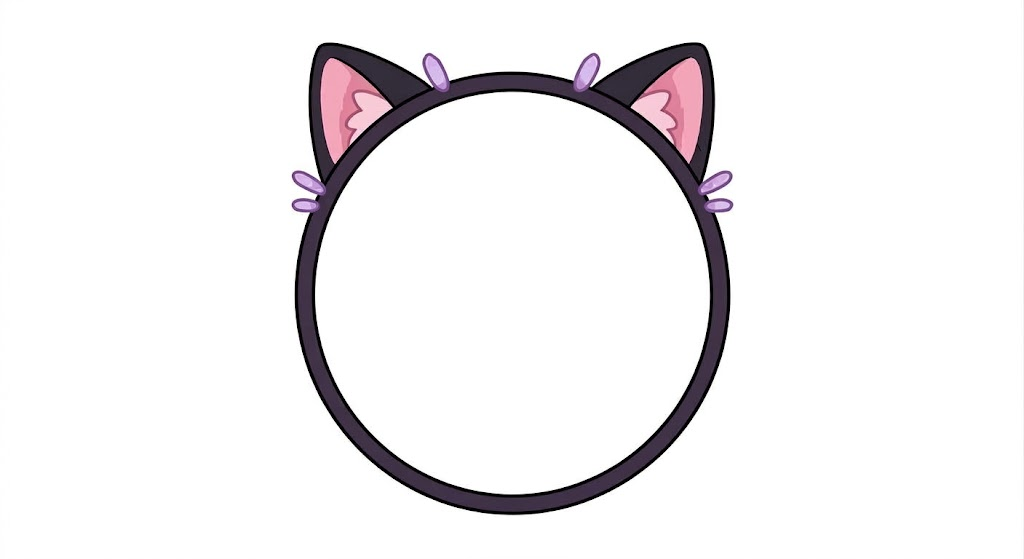
#> input picture img/ilustracoes/Moldura-gatinho-teste-comunidade.jpg, 1024 x 559 px
$ python converter-gatinho.py
#> lines starting #> are read from the running program, lines starting #| are printed output that depends on the picture
"""
converte-gatinho.py — tira o branco de fundo da moldura e vira PNG.

POR QUE ISSO PRECISA EXISTIR

    Uma moldura de avatar tem que ser TRANSPARENTE no meio, para a foto
    aparecer. JPG nao tem canal alfa: o que nao e desenho vira branco
    solido. Ja teve duas versoes do arquivo aqui:

        1. com xadrez cinza no centro (mockup de preview)
        2. com branco solido no centro

    As duas tem o mesmo problema — o centro opaco cobre o avatar. O
    branco e mais facil de remover do que o xadrez, porque nao ha padrao
    que confunda a deteccao de borda: e so um grande bloco quase branco.

    Por isso PNG e nao JPG: so o PNG guarda transparencia.

O QUE O SCRIPT FAZ

    1. Le a imagem.
    2. Mede o que e "quase branco" e "quase preto" na imagem INTEIRA —
       inclusive nas bordas, que tem o mesmo fundo branco.
    3. Aplica um degrade suave: o que e claramente branco vira 100%
       transparente; o que tem qualquer tinta fica opaco. A borda do
       desenho nao fica dura.
    4. Corta a area vazia em volta, para sobrar so a moldura.
    5. Salva PNG em img/molduras/.

    O arquivo original em img/ilustracoes/ NAO e tocado. O branco la
    dentro e o que a ferramenta de design precisa para voce continuar
    mexendo na arte.

 USO:  python ferramentas/converter-gatinho.py
"""

import sys
from pathlib import Path

from PIL import Image

RAIZ = Path(__file__).resolve().parent.parent
ORIGEM = RAIZ / "img" / "ilustracoes" / "Moldura-gatinho-teste-comunidade.jpg"
DESTINO = RAIZ / "img" / "molduras" / "moldura-gatinho-teste.png"

# Abaixo disso o pixel e considerado "papel" e some. Acima, e desenho.
# 232 cobre branco puro e JPEG sujo sem comecar a comer o rosa claro
# do interior das orelhas.
LIMITE_PAPEL = 232

# Faixa de dubia: some completamente. Evita a borda dura que apareceria
# se o alpha fosse um degrau seco entre branco e colorido.
INICIO_SUAVE = LIMITE_PAPEL - 12


def main() -> int:
    if not ORIGEM.exists():
        print(f"  nao achei {ORIGEM}")
        return 1

    imagem = Image.open(ORIGEM).convert("RGBA")
    px = imagem.load()
    largura, altura = imagem.size
#> largura = 1024; altura = 559

    total = largura * altura
#> total = 572416
    became_transparente = 0

    for y in range(altura):
        for x in range(largura):
            r, g, b, _ = px[x, y]

            # min() em vez de media: uma unica banda saturada ja conta
            # como tinta. Usando media, um pixel (250, 250, 200) passaria
            # como papel e abriria um buraco no desenho.
            mais_escuro = min(r, g, b)

            if mais_escuro >= LIMITE_PAPEL:
                alpha = 0
            elif mais_escuro >= INICIO_SUAVE:
                # de 0 a 255, linear entre os dois limites
                alpha = int(255 * (mais_escuro - INICIO_SUAVE) / (LIMITE_PAPEL - INICIO_SUAVE))
            else:
                alpha = 255

            if alpha == 0:
                became_transparente += 1

            px[x, y] = (r, g, b, alpha)
#> after the loop, became_transparente = 523868

    print(f"\n  {ORIGEM.name}: {largura}x{altura}")
#|   Moldura-gatinho-teste-comunidade.jpg: 1024x559
    print(f"  {became_transparente * 100.0 / total:.1f}% da imagem ficou transparente")
#|   91.5% da imagem ficou transparente

    # Corta a margem vazia. Sem isso a moldura fica com uma moldura
    # quadrada invisivel em volta, e o background-size do CSS precisa
    #Rcitar por ela.
    caixa = imagem.getbbox()
#> caixa = (291, 42, 734, 516)
    if caixa:
        imagem = imagem.crop(caixa)
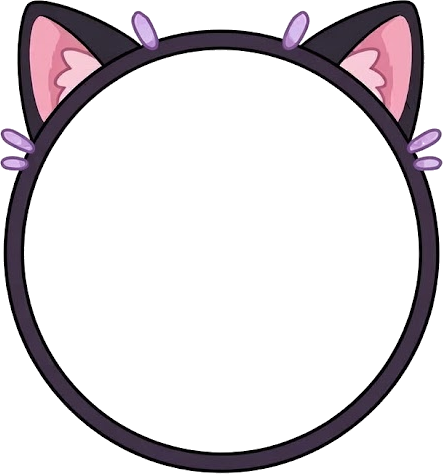
#> imagem: PIL image 443x474 RGBA; mean R, G, B, A 217, 212.2, 215.9, 58.8; transparent parts drawn white
        print(f"  recortado para {imagem.size[0]}x{imagem.size[1]}")
#|   recortado para 443x474

    DESTINO.parent.mkdir(parents=True, exist_ok=True)
    imagem.save(DESTINO, "PNG", optimize=True)

    kb = DESTINO.stat().st_size / 1024
    print(f"  salvo: {DESTINO.relative_to(RAIZ)}  ({kb:.1f} KB)\n")
    return 0


if __name__ == "__main__":
    sys.exit(main())
#> (the program exits here)

$ run again, with img/ilustracoes/A CADEIRA VAZIA.jpg copied over img/ilustracoes/Moldura-gatinho-teste-comunidade.jpg
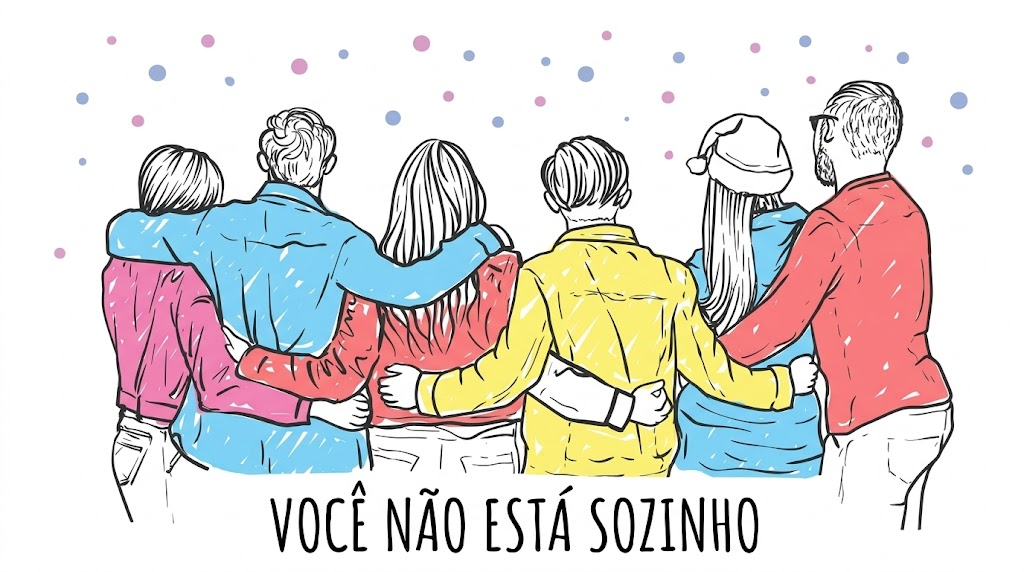
#> input picture img/ilustracoes/A CADEIRA VAZIA.jpg, 1024 x 572 px
#> after the loop in main, `for y in range(altura):`: became_transparente = 365109
#|   Moldura-gatinho-teste-comunidade.jpg: 1024x572
#|   62.3% da imagem ficou transparente
#> caixa = (54, 30, 973, 554)
#> in main, `imagem = imagem.crop(caixa)`:
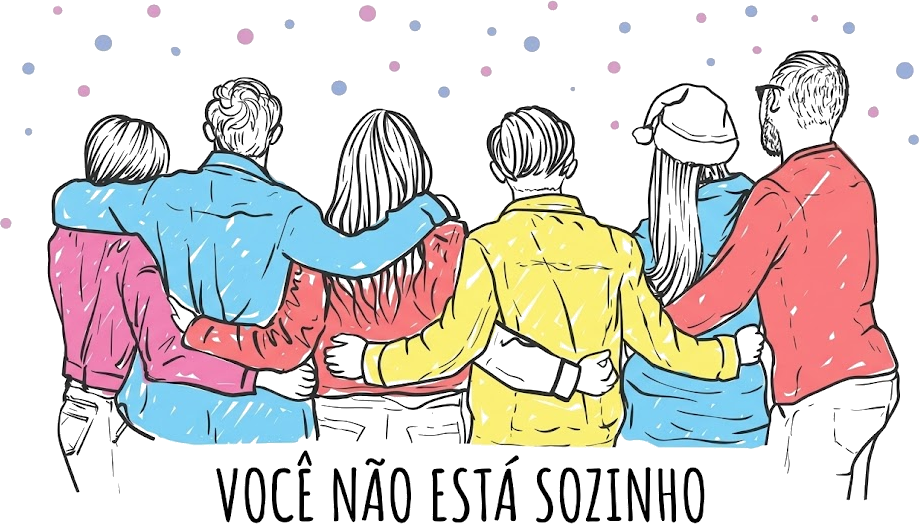
#> imagem: PIL image 919x524 RGBA; mean R, G, B, A 214.6, 207.4, 204.1, 115.8; transparent parts drawn white
#|   recortado para 919x524

$ run again, with img/ilustracoes/A ESTANTE DAS POSSIBILIDADES.jpg copied over img/ilustracoes/Moldura-gatinho-teste-comunidade.jpg
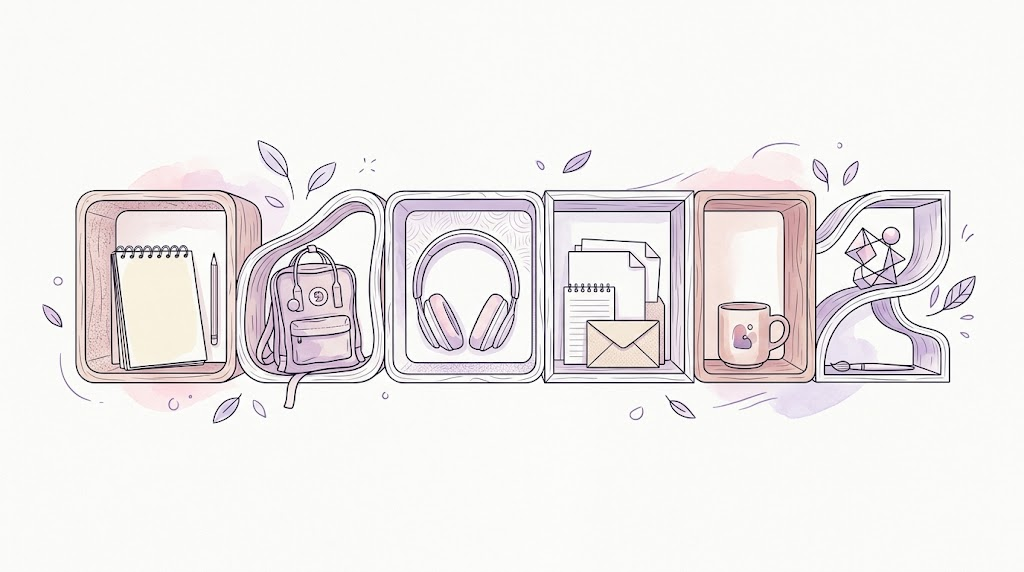
#> input picture img/ilustracoes/A ESTANTE DAS POSSIBILIDADES.jpg, 1024 x 572 px
#> after the loop in main, `for y in range(altura):`: became_transparente = 471485
#|   Moldura-gatinho-teste-comunidade.jpg: 1024x572
#|   80.5% da imagem ficou transparente
#> caixa = (42, 140, 976, 424)
#> in main, `imagem = imagem.crop(caixa)`:
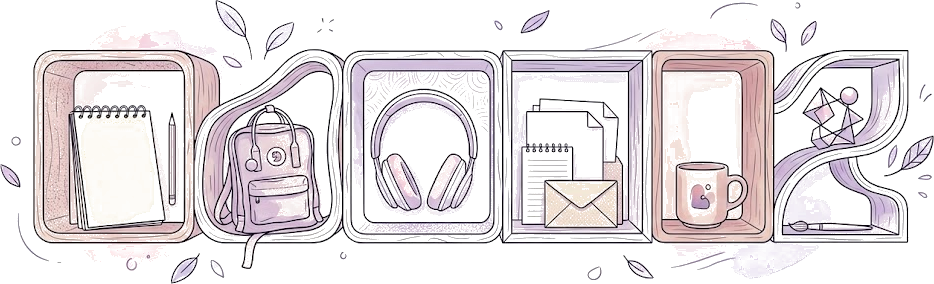
#> imagem: PIL image 934x284 RGBA; mean R, G, B, A 225.7, 218.5, 220.3, 94.2; transparent parts drawn white
#|   recortado para 934x284

$ run again, with img/ilustracoes/A FOLHA ESCRITA.jpg copied over img/ilustracoes/Moldura-gatinho-teste-comunidade.jpg
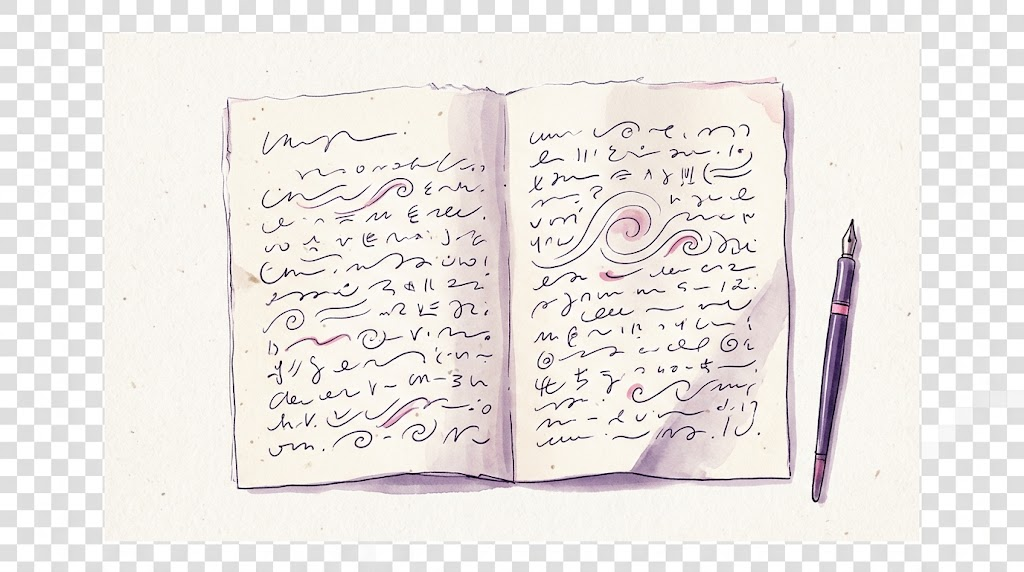
#> input picture img/ilustracoes/A FOLHA ESCRITA.jpg, 1024 x 572 px
#> after the loop in main, `for y in range(altura):`: became_transparente = 401748
#|   Moldura-gatinho-teste-comunidade.jpg: 1024x572
#|   68.6% da imagem ficou transparente
#> caixa = (0, 0, 1024, 572)
#> in main, `imagem = imagem.crop(caixa)`:
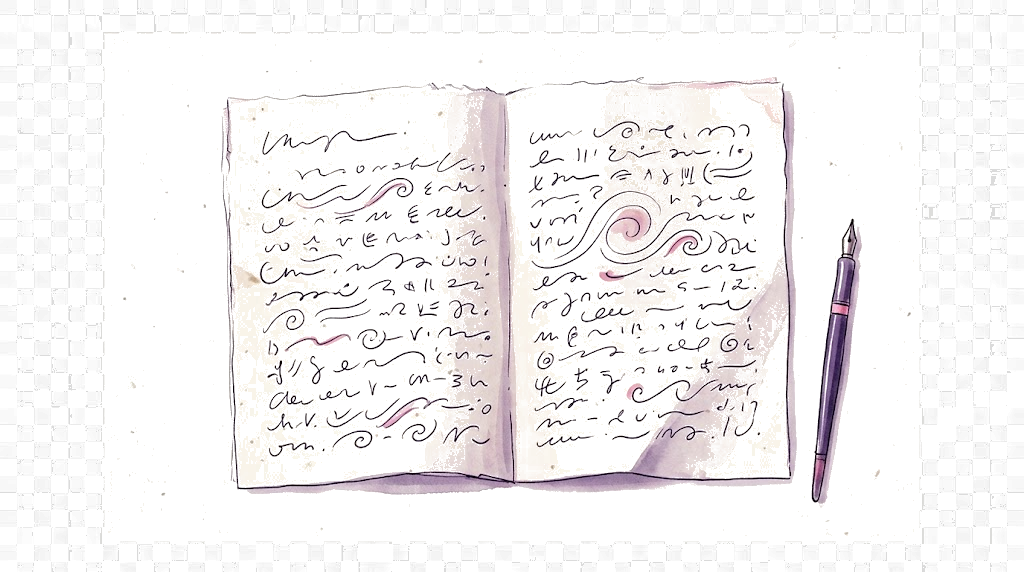
#> imagem: PIL image 1024x572 RGBA; mean R, G, B, A 237.5, 233.3, 230.2, 49.4; transparent parts drawn white
#|   recortado para 1024x572
